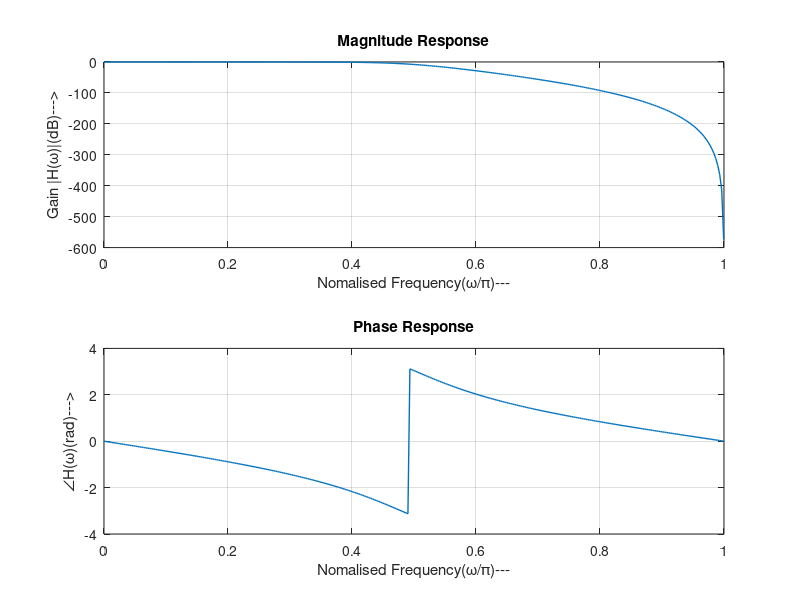

The MATLAB script that drew this image:
clc;
clear all;
close all;
alpha_p=0.4; % Passband Attenuation = 0.4dB
alpha_s=30;  % Stopband Attenuation = 30dB
f_p=400; % Passband Frequency = 400Hz
f_s=800; % Stopband Frequency = 800Hz
fs=2000; % Sampling Frequency = 2000Hz
% Normalization of Frequencies
om_p=2*f_p/fs;
om_s=2*f_s/fs;
% Order of the Butterworth LPF
[n,Wn]=buttord(om_p,om_s,alpha_p,alpha_s);
[a,b]=butter(n,Wn); % Designing of n-th order butterworth filter
w=0:0.01:pi;
[h,omega]=freqz(a,b,w); % System function of LPF
mag=abs(h);
phase=angle(h);
subplot(2,1,1);
plot(omega/pi,20*log(mag),'linewidth',1);
xlabel('Nomalised Frequency(\omega/\pi)---');
ylabel('Gain |H(\omega)|(dB)--->');
title('Magnitude Response');
grid on;
subplot(2,1,2);
plot(omega/pi,phase,'linewidth',1);
xlabel('Nomalised Frequency(\omega/\pi)---');
ylabel('\angleH(\omega)(rad)--->');
title('Phase Response');
grid on;
